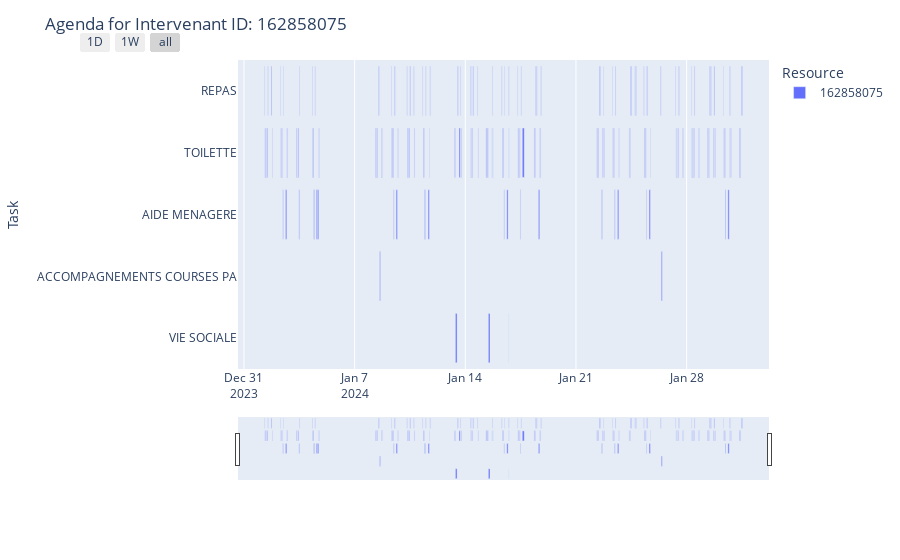
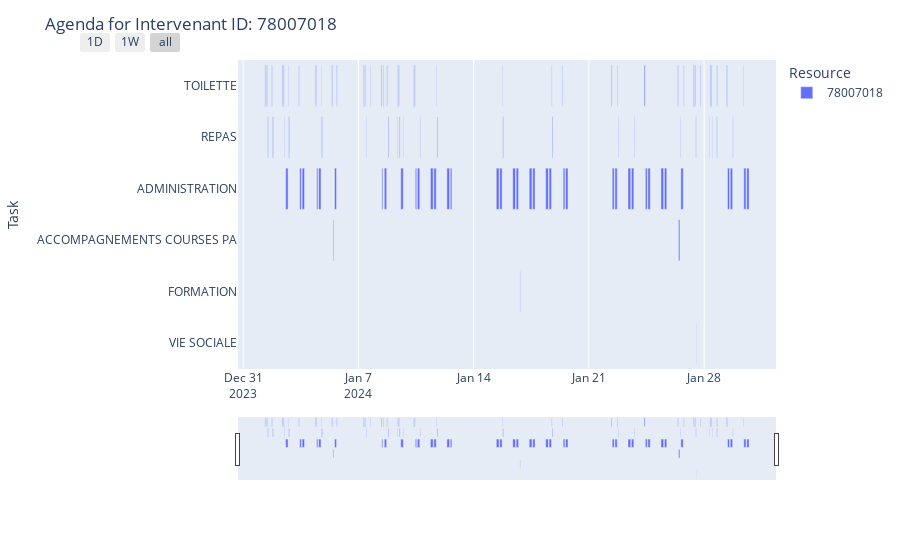
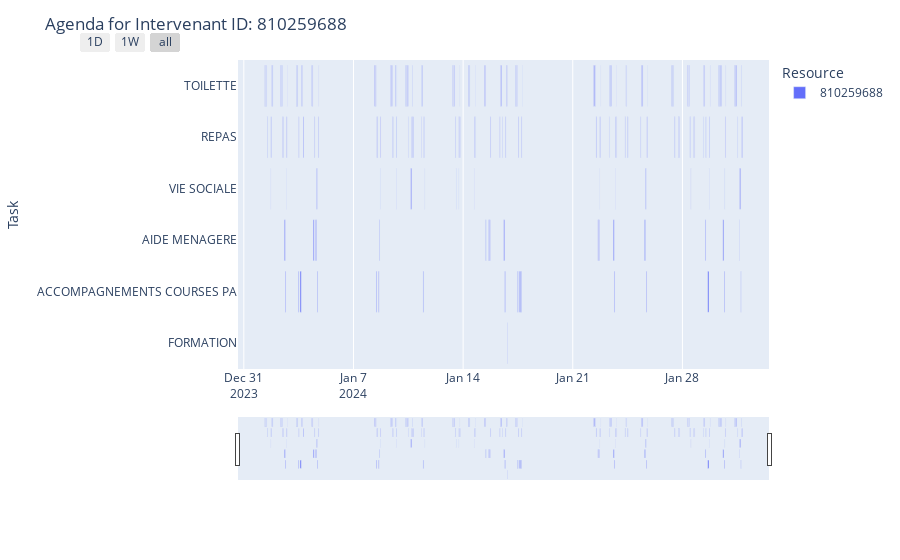
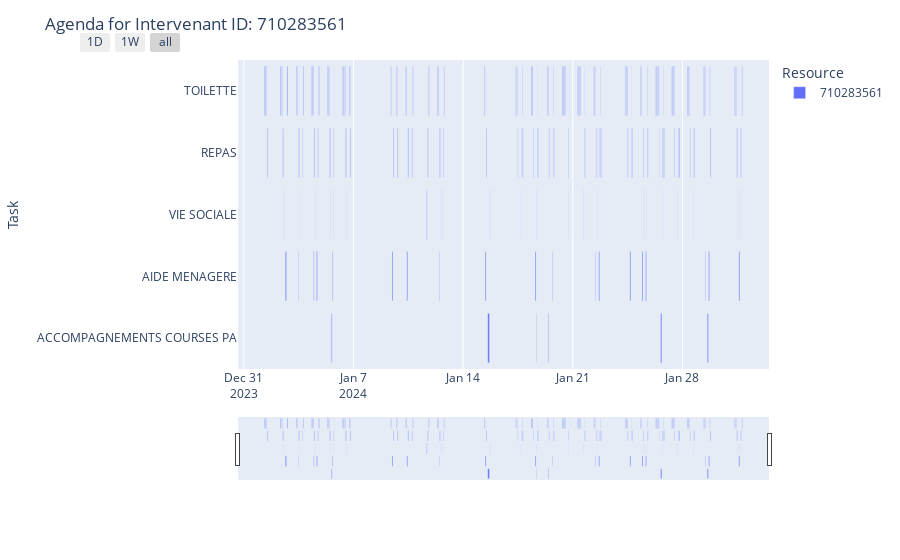

These figures' notebook cell, in order:
### Code cell
for intervenant_id in jan24_df["ID Intervenant"].unique():
    plot_agenda_for_intervenant(intervenant_id)

### Figure 1 — Plotly figure (JSON) as saved in the notebook; plotly's stock layout.template omitted (floating-point values rounded to 4 significant figures; data arrays with more than 128 entries replaced by an {"elided": "..."} marker saying what was removed)
{"data": [{"alignmentgroup": "True", "base": {"elided": "214 str values"}, "hovertemplate": "Resource=162858075<br>Start=%{base}<br>Finish=%{x}<br>Task=%{y}<extra></extra>", "legendgroup": "162858075", "marker": {"color": "#636efa", "pattern": {"shape": ""}}, "name": "162858075", "offsetgroup": "162858075", "orientation": "h", "showlegend": true, "textposition": "auto", "type": "bar", "x": {"elided": "214 int values"}, "xaxis": "x", "y": {"elided": "214 str values"}, "yaxis": "y"}], "layout": {"barmode": "overlay", "legend": {"title": {"text": "Resource"}, "tracegroupgap": 0}, "margin": {"t": 60}, "title": {"text": "Agenda for Intervenant ID: 162858075"}, "xaxis": {"anchor": "y", "domain": [0, 1], "rangeselector": {"buttons": [{"count": 1, "label": "1D", "step": "day", "stepmode": "backward"}, {"count": 7, "label": "1W", "step": "day", "stepmode": "backward"}, {"step": "all"}]}, "rangeslider": {"visible": true}, "type": "date"}, "yaxis": {"anchor": "x", "autorange": "reversed", "domain": [0, 1], "title": {"text": "Task"}}}}

### Figure 2 — Plotly figure (JSON) as saved in the notebook; plotly's stock layout.template omitted (floating-point values rounded to 4 significant figures)
{"data": [{"alignmentgroup": "True", "base": ["2024-01-01T07:45:00", "2024-01-01T08:45:00", "2024-01-01T09:45:00", "2024-01-01T10:30:00", "2024-01-01T11:45:00", "2024-01-01T12:00:00", "2024-01-01T16:45:00", "2024-01-01T17:30:00", "2024-01-01T18:15:00", "2024-01-01T19:00:00", "2024-01-02T08:45:00", "2024-01-02T10:00:00", "2024-01-02T11:00:00", "2024-01-02T12:00:00", "2024-01-02T14:00:00", "2024-01-02T17:45:00", "2024-01-02T18:30:00", "2024-01-03T09:00:00", "2024-01-03T09:45:00", "2024-01-03T10:30:00", "2024-01-03T14:00:00", "2024-01-04T09:00:00", "2024-01-04T10:15:00", "2024-01-04T11:15:00", "2024-01-04T14:00:00", "2024-01-04T17:45:00", "2024-01-04T18:30:00", "2024-01-05T08:45:00", "2024-01-05T09:30:00", "2024-01-05T10:30:00", "2024-01-05T11:15:00", "2024-01-05T13:15:00", "2024-01-05T16:20:00", "2024-01-07T07:40:00", "2024-01-07T08:55:00", "2024-01-07T09:50:00", "2024-01-07T10:30:00", "2024-01-07T11:15:00", "2024-01-07T17:00:00", "2024-01-08T09:00:00", "2024-01-08T10:15:00", "2024-01-08T12:00:00", "2024-01-08T13:45:00", "2024-01-08T17:30:00", "2024-01-08T18:30:00", "2024-01-08T19:15:00", "2024-01-09T08:45:00", "2024-01-09T09:30:00", "2024-01-09T10:45:00", "2024-01-09T11:45:00", "2024-01-09T13:45:00", "2024-01-09T17:45:00", "2024-01-10T08:45:00", "2024-01-10T09:45:00", "2024-01-10T11:00:00", "2024-01-10T14:00:00", "2024-01-10T17:45:00", "2024-01-11T09:00:00", "2024-01-11T14:00:00", "2024-01-11T17:50:00", "2024-01-11T18:35:00", "2024-01-12T09:00:00", "2024-01-12T14:00:00", "2024-01-15T09:00:00", "2024-01-15T14:00:00", "2024-01-15T17:50:00", "2024-01-15T18:35:00", "2024-01-16T09:00:00", "2024-01-16T14:00:00", "2024-01-16T19:30:00", "2024-01-17T09:00:00", "2024-01-17T14:00:00", "2024-01-18T09:00:00", "2024-01-18T14:00:00", "2024-01-18T17:50:00", "2024-01-18T18:35:00", "2024-01-19T09:00:00", "2024-01-19T09:45:00", "2024-01-19T10:30:00", "2024-01-19T14:00:00", "2024-01-22T08:45:00", "2024-01-22T10:00:00", "2024-01-22T14:00:00", "2024-01-22T17:30:00", "2024-01-22T18:30:00", "2024-01-23T09:00:00", "2024-01-23T14:00:00", "2024-01-23T17:45:00", "2024-01-23T18:20:00", "2024-01-24T08:30:00", "2024-01-24T10:15:00", "2024-01-24T14:00:00", "2024-01-25T09:00:00", "2024-01-25T14:00:00", "2024-01-26T09:00:00", "2024-01-26T09:50:00", "2024-01-26T10:35:00", "2024-01-26T12:50:00", "2024-01-26T14:00:00", "2024-01-26T17:45:00", "2024-01-26T18:45:00", "2024-01-27T08:30:00", "2024-01-27T09:45:00", "2024-01-27T10:45:00", "2024-01-27T11:40:00", "2024-01-27T12:20:00", "2024-01-27T13:00:00", "2024-01-27T18:30:00", "2024-01-28T07:45:00", "2024-01-28T08:30:00", "2024-01-28T09:45:00", "2024-01-28T10:45:00", "2024-01-28T11:40:00", "2024-01-28T17:45:00", "2024-01-28T18:30:00", "2024-01-28T19:30:00", "2024-01-29T08:45:00", "2024-01-29T10:00:00", "2024-01-29T14:00:00", "2024-01-29T17:45:00", "2024-01-30T09:00:00", "2024-01-30T09:45:00", "2024-01-30T14:00:00"], "hovertemplate": "Resource=78007018<br>Start=%{base}<br>Finish=%{x}<br>Task=%{y}<extra></extra>", "legendgroup": "78007018", "marker": {"color": "#636efa", "pattern": {"shape": ""}}, "name": "78007018", "offsetgroup": "78007018", "orientation": "h", "showlegend": true, "textposition": "auto", "type": "bar", "x": [2700000, 2700000, 1800000, 2700000, 900000, 2700000, 1800000, 1800000, 1800000, 3600000, 3600000, 2700000, 2700000, 1800000, 12600000, 1800000, 3600000, 1800000, 1800000, 9000000, 12600000, 3600000, 2700000, 6300000, 12600000, 1800000, 3600000, 1800000, 2700000, 1800000, 3600000, 10500000, 2700000, 3600000, 2700000, 1800000, 1800000, 1800000, 1800000, 3600000, 5400000, 2700000, 12600000, 2700000, 1800000, 3600000, 1800000, 3600000, 2700000, 3600000, 13500000, 1800000, 2700000, 3600000, 7200000, 12600000, 1800000, 14400000, 12600000, 1800000, 3600000, 14400000, 8100000, 14400000, 12600000, 1800000, 3600000, 14400000, 12600000, 1800000, 14400000, 12600000, 14400000, 12600000, 1800000, 3600000, 1800000, 1800000, 9000000, 12600000, 3600000, 10800000, 11700000, 2700000, 1800000, 14400000, 12600000, 1800000, 1800000, 5400000, 9900000, 12600000, 14400000, 12600000, 2700000, 1800000, 7200000, 1800000, 12600000, 2700000, 900000, 3600000, 2700000, 2700000, 1800000, 1800000, 900000, 2700000, 1800000, 3600000, 2700000, 2700000, 1800000, 1800000, 2700000, 1800000, 3600000, 10800000, 12600000, 1800000, 1800000, 11700000, 12600000], "xaxis": "x", "y": ["TOILETTE", "TOILETTE", "TOILETTE", "TOILETTE", "REPAS", "REPAS", "TOILETTE", "TOILETTE", "TOILETTE", "REPAS", "TOILETTE", "TOILETTE", "TOILETTE", "REPAS", "ADMINISTRATION", "TOILETTE", "REPAS", "TOILETTE", "TOILETTE", "ADMINISTRATION", "ADMINISTRATION", "TOILETTE", "TOILETTE", "ADMINISTRATION", "ADMINISTRATION", "TOILETTE", "REPAS", "TOILETTE", "TOILETTE", "TOILETTE", "ACCOMPAGNEMENTS COURSES PA", "ADMINISTRATION", "TOILETTE", "TOILETTE", "TOILETTE", "TOILETTE", "TOILETTE", "REPAS", "TOILETTE", "TOILETTE", "ADMINISTRATION", "TOILETTE", "ADMINISTRATION", "TOILETTE", "TOILETTE", "REPAS", "REPAS", "TOILETTE", "TOILETTE", "REPAS", "ADMINISTRATION", "REPAS", "TOILETTE", "TOILETTE", "ADMINISTRATION", "ADMINISTRATION", "REPAS", "ADMINISTRATION", "ADMINISTRATION", "TOILETTE", "REPAS", "ADMINISTRATION", "ADMINISTRATION", "ADMINISTRATION", "ADMINISTRATION", "TOILETTE", "REPAS", "ADMINISTRATION", "ADMINISTRATION", "FORMATION", "ADMINISTRATION", "ADMINISTRATION", "ADMINISTRATION", "ADMINISTRATION", "TOILETTE", "REPAS", "TOILETTE", "TOILETTE", "ADMINISTRATION", "ADMINISTRATION", "TOILETTE", "ADMINISTRATION", "ADMINISTRATION", "TOILETTE", "REPAS", "ADMINISTRATION", "ADMINISTRATION", "REPAS", "REPAS", "TOILETTE", "ADMINISTRATION", "ADMINISTRATION", "ADMINISTRATION", "ADMINISTRATION", "TOILETTE", "TOILETTE", "ACCOMPAGNEMENTS COURSES PA", "REPAS", "ADMINISTRATION", "TOILETTE", "TOILETTE", "TOILETTE", "TOILETTE", "TOILETTE", "REPAS", "REPAS", "VIE SOCIALE", "TOILETTE", "REPAS", "TOILETTE", "TOILETTE", "TOILETTE", "REPAS", "REPAS", "TOILETTE", "REPAS", "TOILETTE", "ADMINISTRATION", "ADMINISTRATION", "REPAS", "TOILETTE", "ADMINISTRATION", "ADMINISTRATION"], "yaxis": "y"}], "layout": {"barmode": "overlay", "legend": {"title": {"text": "Resource"}, "tracegroupgap": 0}, "margin": {"t": 60}, "title": {"text": "Agenda for Intervenant ID: 78007018"}, "xaxis": {"anchor": "y", "domain": [0, 1], "rangeselector": {"buttons": [{"count": 1, "label": "1D", "step": "day", "stepmode": "backward"}, {"count": 7, "label": "1W", "step": "day", "stepmode": "backward"}, {"step": "all"}]}, "rangeslider": {"visible": true}, "type": "date"}, "yaxis": {"anchor": "x", "autorange": "reversed", "domain": [0, 1], "title": {"text": "Task"}}}}

### Figure 3 — Plotly figure (JSON) as saved in the notebook; plotly's stock layout.template omitted (floating-point values rounded to 4 significant figures; data arrays with more than 128 entries replaced by an {"elided": "..."} marker saying what was removed)
{"data": [{"alignmentgroup": "True", "base": {"elided": "215 str values"}, "hovertemplate": "Resource=810259688<br>Start=%{base}<br>Finish=%{x}<br>Task=%{y}<extra></extra>", "legendgroup": "810259688", "marker": {"color": "#636efa", "pattern": {"shape": ""}}, "name": "810259688", "offsetgroup": "810259688", "orientation": "h", "showlegend": true, "textposition": "auto", "type": "bar", "x": {"elided": "215 int values"}, "xaxis": "x", "y": {"elided": "215 str values"}, "yaxis": "y"}], "layout": {"barmode": "overlay", "legend": {"title": {"text": "Resource"}, "tracegroupgap": 0}, "margin": {"t": 60}, "title": {"text": "Agenda for Intervenant ID: 810259688"}, "xaxis": {"anchor": "y", "domain": [0, 1], "rangeselector": {"buttons": [{"count": 1, "label": "1D", "step": "day", "stepmode": "backward"}, {"count": 7, "label": "1W", "step": "day", "stepmode": "backward"}, {"step": "all"}]}, "rangeslider": {"visible": true}, "type": "date"}, "yaxis": {"anchor": "x", "autorange": "reversed", "domain": [0, 1], "title": {"text": "Task"}}}}

### Figure 4 — Plotly figure (JSON) as saved in the notebook; plotly's stock layout.template omitted (floating-point values rounded to 4 significant figures; data arrays with more than 128 entries replaced by an {"elided": "..."} marker saying what was removed)
{"data": [{"alignmentgroup": "True", "base": {"elided": "210 str values"}, "hovertemplate": "Resource=710283561<br>Start=%{base}<br>Finish=%{x}<br>Task=%{y}<extra></extra>", "legendgroup": "710283561", "marker": {"color": "#636efa", "pattern": {"shape": ""}}, "name": "710283561", "offsetgroup": "710283561", "orientation": "h", "showlegend": true, "textposition": "auto", "type": "bar", "x": {"elided": "210 int values"}, "xaxis": "x", "y": {"elided": "210 str values"}, "yaxis": "y"}], "layout": {"barmode": "overlay", "legend": {"title": {"text": "Resource"}, "tracegroupgap": 0}, "margin": {"t": 60}, "title": {"text": "Agenda for Intervenant ID: 710283561"}, "xaxis": {"anchor": "y", "domain": [0, 1], "rangeselector": {"buttons": [{"count": 1, "label": "1D", "step": "day", "stepmode": "backward"}, {"count": 7, "label": "1W", "step": "day", "stepmode": "backward"}, {"step": "all"}]}, "rangeslider": {"visible": true}, "type": "date"}, "yaxis": {"anchor": "x", "autorange": "reversed", "domain": [0, 1], "title": {"text": "Task"}}}}
